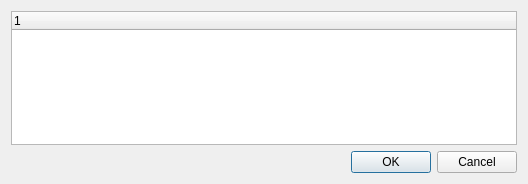
<?xml version="1.0" encoding="UTF-8"?>
<ui version="4.0">
 <class>SchemeLayersDialog</class>
 <widget class="QDialog" name="SchemeLayersDialog">
  <property name="geometry">
   <rect>
    <x>0</x>
    <y>0</y>
    <width>528</width>
    <height>184</height>
   </rect>
  </property>
  <property name="windowTitle">
   <string>Layers</string>
  </property>
  <layout class="QGridLayout" name="gridLayout">
   <item row="0" column="0">
    <layout class="QVBoxLayout" name="verticalLayout">
     <item>
      <widget class="QTreeWidget" name="m_layersList">
       <property name="rootIsDecorated">
        <bool>false</bool>
       </property>
       <column>
        <property name="text">
         <string notr="true">1</string>
        </property>
       </column>
      </widget>
     </item>
     <item>
      <widget class="QDialogButtonBox" name="buttonBox">
       <property name="standardButtons">
        <set>QDialogButtonBox::Cancel|QDialogButtonBox::Ok</set>
       </property>
      </widget>
     </item>
    </layout>
   </item>
  </layout>
 </widget>
 <resources/>
 <connections>
  <connection>
   <sender>buttonBox</sender>
   <signal>accepted()</signal>
   <receiver>SchemeLayersDialog</receiver>
   <slot>accept()</slot>
   <hints>
    <hint type="sourcelabel">
     <x>375</x>
     <y>173</y>
    </hint>
    <hint type="destinationlabel">
     <x>375</x>
     <y>183</y>
    </hint>
   </hints>
  </connection>
  <connection>
   <sender>buttonBox</sender>
   <signal>rejected()</signal>
   <receiver>SchemeLayersDialog</receiver>
   <slot>reject()</slot>
   <hints>
    <hint type="sourcelabel">
     <x>491</x>
     <y>173</y>
    </hint>
    <hint type="destinationlabel">
     <x>491</x>
     <y>183</y>
    </hint>
   </hints>
  </connection>
 </connections>
</ui>
